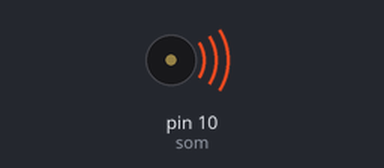
Bench run of a sketch on a simulated Arduino Uno, built with avr-gcc and run on an emulated ATmega328P. On the bench: buzzer (waves = sounding).

Above: at 0.12 s.
At 3.1 s:
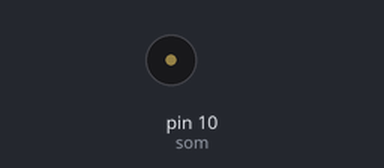
Timing chart, 0 to 7.2 s (numbered marks = the images above):
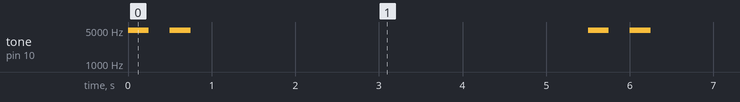

The sketch:

Sons.ino
```cpp
#define som 10

void setup() {
  pinMode(som, OUTPUT);
}

void loop() {
  //Sintax tone()
  //tone(porta, frequencia)
  //noTone(porta)
  //tone(porta, frequencia, duracao)
  //a duracao vai de 31 - 4978

  tone(som, 4978, 250);
  delay(500);
  tone(som, 4978, 250);
  delay(5000);
}
```

Measured:
- by itself, tone on pin 10 (som): repeats every 5.5 s: silent 0.25 s, 4978 Hz 0.25 s, silent 4.8 s, 4978 Hz 0.25 s
